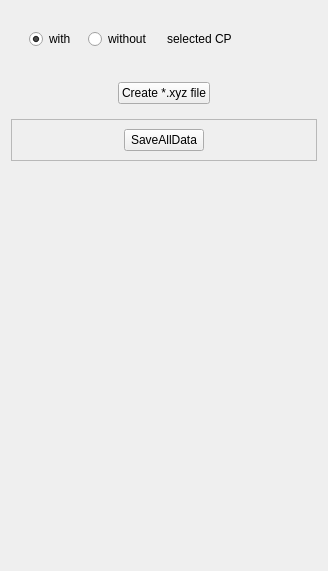
                   <widget class="QWidget" name="tab_52">
                    <attribute name="title">
                     <string>*.xyz</string>
                    </attribute>
                    <layout class="QVBoxLayout" name="verticalLayout_106">
                     <item>
                      <widget class="QFrame" name="frame_125">
                       <property name="minimumSize">
                        <size>
                         <width>0</width>
                         <height>0</height>
                        </size>
                       </property>
                       <property name="frameShape">
                        <enum>QFrame::NoFrame</enum>
                       </property>
                       <property name="frameShadow">
                        <enum>QFrame::Raised</enum>
                       </property>
                       <layout class="QHBoxLayout" name="horizontalLayout_130">
                        <item>
                         <widget class="QFrame" name="frame_126">
                          <property name="minimumSize">
                           <size>
                            <width>0</width>
                            <height>0</height>
                           </size>
                          </property>
                          <property name="frameShape">
                           <enum>QFrame::NoFrame</enum>
                          </property>
                          <property name="frameShadow">
                           <enum>QFrame::Raised</enum>
                          </property>
                          <layout class="QHBoxLayout" name="horizontalLayout_129">
                           <item>
                            <widget class="QRadioButton" name="radio_with_cp">
                             <property name="text">
                              <string>with</string>
                             </property>
                             <property name="checked">
                              <bool>true</bool>
                             </property>
                            </widget>
                           </item>
                           <item>
                            <widget class="QRadioButton" name="radio_without_cp">
                             <property name="text">
                              <string>without</string>
                             </property>
                            </widget>
                           </item>
                          </layout>
                         </widget>
                        </item>
                        <item>
                         <widget class="QLabel" name="label_93">
                          <property name="text">
                           <string>selected CP</string>
                          </property>
                         </widget>
                        </item>
                       </layout>
                      </widget>
                     </item>
                     <item>
                      <widget class="QFrame" name="frame_139">
                       <property name="frameShape">
                        <enum>QFrame::NoFrame</enum>
                       </property>
                       <property name="frameShadow">
                        <enum>QFrame::Raised</enum>
                       </property>
                       <layout class="QHBoxLayout" name="horizontalLayout_142">
                        <item>
                         <spacer name="horizontalSpacer_98">
                          <property name="orientation">
                           <enum>Qt::Horizontal</enum>
                          </property>
                          <property name="sizeHint" stdset="0">
                           <size>
                            <width>93</width>
                            <height>20</height>
                           </size>
                          </property>
                         </spacer>
                        </item>
                        <item>
                         <widget class="QPushButton" name="FormCreateCriXYZFile">
                          <property name="text">
                           <string>Create *.xyz file</string>
                          </property>
                         </widget>
                        </item>
                        <item>
                         <spacer name="horizontalSpacer_99">
                          <property name="orientation">
                           <enum>Qt::Horizontal</enum>
                          </property>
                          <property name="sizeHint" stdset="0">
                           <size>
                            <width>93</width>
                            <height>20</height>
                           </size>
                          </property>
                         </spacer>
                        </item>
                       </layout>
                      </widget>
                     </item>
                     <item>
                      <widget class="QFrame" name="frame">
                       <property name="minimumSize">
                        <size>
                         <width>0</width>
                         <height>0</height>
                        </size>
                       </property>
                       <property name="frameShape">
                        <enum>QFrame::StyledPanel</enum>
                       </property>
                       <property name="frameShadow">
                        <enum>QFrame::Raised</enum>
                       </property>
                       <layout class="QHBoxLayout" name="horizontalLayout_4">
                        <item>
                         <spacer name="horizontalSpacer">
                          <property name="orientation">
                           <enum>Qt::Horizontal</enum>
                          </property>
                          <property name="sizeHint" stdset="0">
                           <size>
                            <width>103</width>
                            <height>20</height>
                           </size>
                          </property>
                         </spacer>
                        </item>
                        <item>
                         <widget class="QPushButton" name="save_all_data">
                          <property name="text">
                           <string>SaveAllData</string>
                          </property>
                         </widget>
                        </item>
                        <item>
                         <spacer name="horizontalSpacer_2">
                          <property name="orientation">
                           <enum>Qt::Horizontal</enum>
                          </property>
                          <property name="sizeHint" stdset="0">
                           <size>
                            <width>103</width>
                            <height>20</height>
                           </size>
                          </property>
                         </spacer>
                        </item>
                       </layout>
                      </widget>
                     </item>
                     <item>
                      <spacer name="verticalSpacer_31">
                       <property name="orientation">
                        <enum>Qt::Vertical</enum>
                       </property>
                       <property name="sizeHint" stdset="0">
                        <size>
                         <width>20</width>
                         <height>399</height>
                        </size>
                       </property>
                      </spacer>
                     </item>
                    </layout>
                   </widget>
